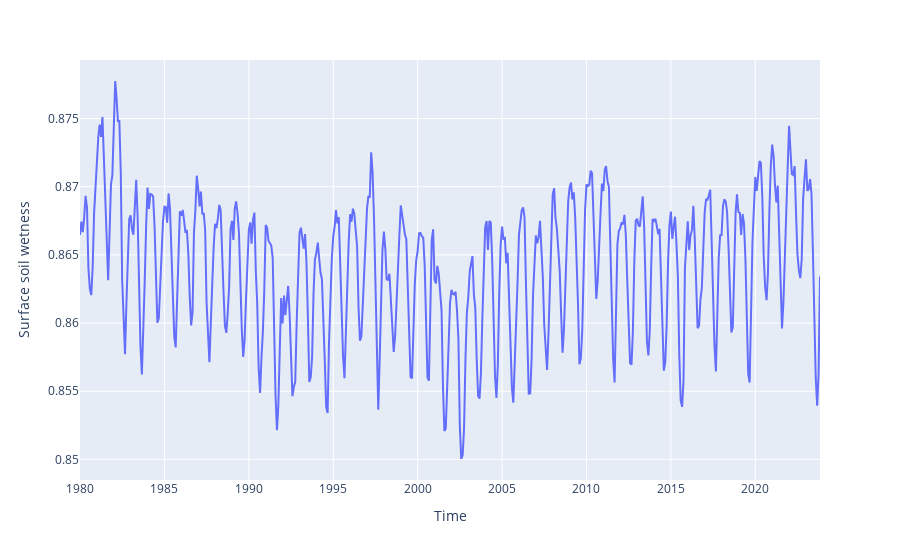

Notebook cell for this chart:
### Code cell
px.line(sw_data, x="Time", y="Surface soil wetness")

### Figure 1 — Plotly figure (JSON) as saved in the notebook; plotly's stock layout.template omitted (floating-point values rounded to 4 significant figures; data arrays with more than 128 entries replaced by an {"elided": "..."} marker saying what was removed)
{"data": [{"hovertemplate": "Time=%{x}<br>Surface soil wetness=%{y}<extra></extra>", "legendgroup": "", "line": {"color": "#636efa", "dash": "solid"}, "marker": {"symbol": "circle"}, "mode": "lines", "name": "", "orientation": "v", "showlegend": false, "type": "scatter", "x": {"elided": "527 str values"}, "xaxis": "x", "y": {"elided": "527 float values"}, "yaxis": "y"}], "layout": {"legend": {"tracegroupgap": 0}, "margin": {"t": 60}, "xaxis": {"anchor": "y", "domain": [0, 1], "title": {"text": "Time"}}, "yaxis": {"anchor": "x", "domain": [0, 1], "title": {"text": "Surface soil wetness"}}}}
